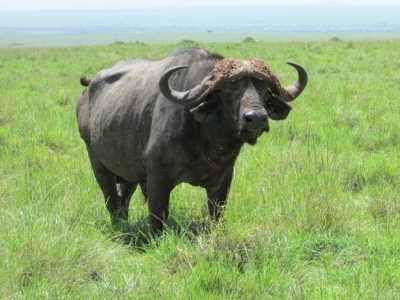
#> input picture Animal_Classification/Buffalo/Buffalo_100.jpg, 400 x 300 px; its folder holds only this picture in this run
$ jupyter execute --allow-errors PA2_Fahim.ipynb
#> lines starting #> are read from the running program, lines starting #| are printed output that depends on the picture
# Programming Assignment 2: Classification Task and Performance Evaluation

**Image dataset:** Animal_Classification (https://www.kaggle.com/datasets/ayushv322/animal-classification)

**Classes:** Buffalo, Elephant, Rhino, Zebra

**Assigned classifiers:** Naive Bayes, Neural Network, Random Forest

**GitHub Link:** https://github.com/mfshahriar/Data-Mining

## 1. Data Preparation

### Helpers (reused from PA1)

[cell 1]
from pathlib import Path

import numpy as np
from skimage import io, color, filters, exposure
from sklearn.model_selection import train_test_split
from sklearn.preprocessing import StandardScaler

DATA = Path.cwd() / "Animal_Classification"
CLASSES = ["Buffalo", "Elephant", "Rhino", "Zebra"]


def all_images(animal):
    return sorted((DATA / animal).glob("*.jpg"))

def load_gray(path):
    img = io.imread(path)
#> img is the input picture: shape (300, 400, 3); mean R, G, B 144.8, 167.6, 114.9
    return color.rgb2gray(img)
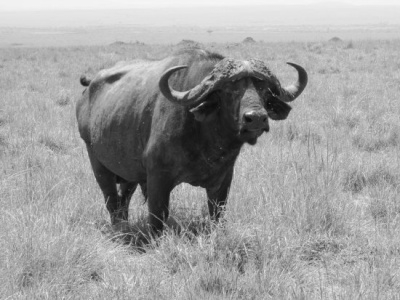
#> returned value: shape (300, 400) float64; min 0.0504, max 0.969, mean 0.623

def angle(dx, dy):
    return np.mod(np.arctan2(dy, dx), np.pi)
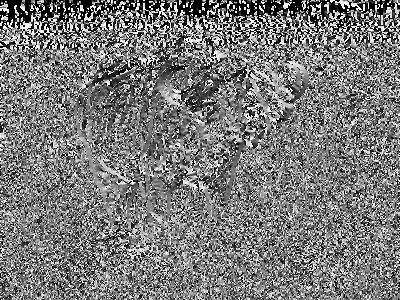
#> returned value: shape (300, 400) float64; min 0, max 3.14, mean 1.51; drawn with min black and max white

def edge_hist(gray):
    angles = angle(filters.sobel_h(gray), filters.sobel_v(gray))
    hist, _ = exposure.histogram(angles, nbins=36)
#> hist = 36 values, max 6540 at index 0, min 2695 at index 28, mean 3333.3
    return hist

### 1(a),(b) 36-D edge histograms

Using all images.

[cell 2]
CACHE = Path.cwd() / "pa2_edge_hist.npz"
# building histograms for 4000 images is slow, hence saving them once

if CACHE.exists():
    data = np.load(CACHE, allow_pickle=True)
    X = data["X"]
    y = data["y"]
    paths = data["paths"]
    #print("Cached Features ->", CACHE.name)
else:
    histograms, labels, paths = [], [], []
    for animal in CLASSES:
        for path in all_images(animal):
            histograms.append(edge_hist(load_gray(path)))
            labels.append(animal)
            paths.append(str(path))
        print("Finished", animal, ":", len(all_images(animal)), "images")
#> pass 2 of the loop `for animal in CLASSES:`:
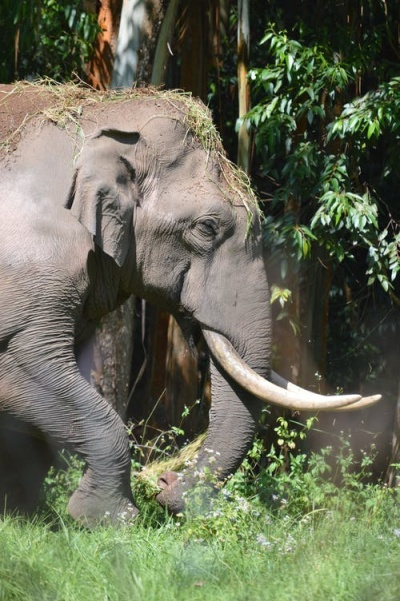
#> input picture Animal_Classification/Elephant/Elephant_10.jpg, 400 x 601 px
#> in load_gray, img is the input picture: shape (601, 400, 3); mean R, G, B 104.3, 108.6, 87.1
#> in load_gray (call 2), `return color.rgb2gray(img)`:
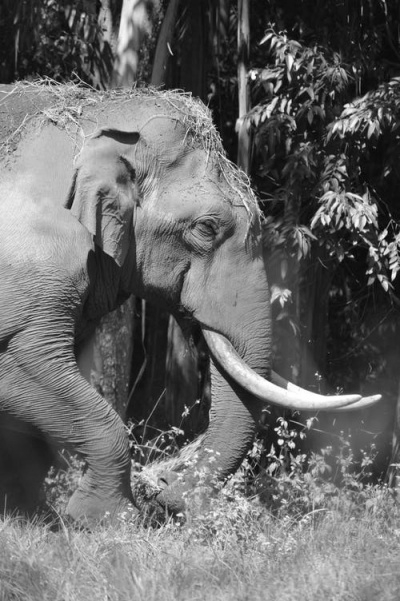
#> returned value: shape (601, 400) float64; min 0.0174, max 1, mean 0.416
#> in angle (call 2), `return np.mod(np.arctan2(dy, dx), np.pi)`:
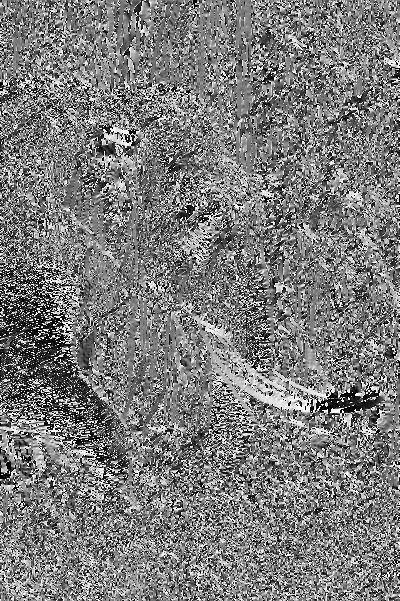
#> returned value: shape (601, 400) float64; min 0, max 3.14, mean 1.53; drawn with min black and max white
    X = np.array(histograms)
    y = np.array(labels)
    paths = np.array(paths)
    np.savez(CACHE, X=X, y=y, paths=paths)
    print("Saved features to", CACHE.name)

print("Number of images:", X.shape[0])
#| Number of images: 2
print("Number of classes:", len(CLASSES))
print("Images per class:")
for animal in CLASSES:
    print(" ", animal, ":", (y == animal).sum())
print("Feature dimensionality:", X.shape[1])
#| Feature dimensionality: 36

### 1(c) Stratified 80/20 train–test split

#> (a cell that did not finish here is left out)

### 1(d),(e) Standardization

[cell 4]
scaler = StandardScaler()

# learning mean/std from training data only
#> (the rest of this cell did not finish here and is left out)

Computing standardization using the entire dataset means computing the mean and standard deviation of test data as well. This means we are effectively leaking testing data distribution information into data preprocessing. Hence, the eventual trained model will have insight regarding test data, potentially getting better accuracy, which may not reflect real life.

## 2. Performance Comparison

Assigned methods: **Naive Bayes**, **Neural Network**, **Random Forest**.

### 2(a) Stratified 5-fold cross-validation on the training set

[cell 5]
from sklearn.model_selection import StratifiedKFold, cross_val_score
from sklearn.naive_bayes import GaussianNB
from sklearn.neural_network import MLPClassifier
from sklearn.ensemble import RandomForestClassifier
from sklearn.metrics import accuracy_score, f1_score, confusion_matrix, ConfusionMatrixDisplay
import matplotlib.pyplot as plt
import pandas as pd

models = {
    "Naive Bayes": GaussianNB(),
    "Neural Network": MLPClassifier(hidden_layer_sizes=(10, 10, 10), random_state=42),
    "Random Forest": RandomForestClassifier(random_state=32),
}

#### Stratified 5-fold CV on the training set

[cell 6]
cv = StratifiedKFold(n_splits=5, shuffle=True, random_state=45)

rows = []
#> (the rest of this cell did not finish here and is left out)

### 2(b) Which classifier to select based only on CV?

**Random Forest** has the highest mean validation accuracy (0.4559) and lowest std (0.0056). That is, it is the most accurate and potentially most stable model among all three. Hence I would choose Random forest.

### 2(c) Training on full training set

#### Train each model and score the test set

[cell 7]
test_preds = {}
rows = []

#> (the rest of this cell did not finish here and is left out)

#### Confusion matrices

[cell 8]
fig, axes = plt.subplots(1, 3, figsize=(16, 4))
fig.suptitle("Confusion matrices on the test set")

for ax, (name, pred) in zip(axes, test_preds.items()):
    cm = confusion_matrix(y_test, pred, labels=CLASSES)
    ConfusionMatrixDisplay(cm, display_labels=CLASSES).plot(
        ax=ax, colorbar=False, cmap="Blues"
    )
    ax.set_title(name)
    ax.tick_params(axis="x", rotation=45, labelsize=9)
    ax.tick_params(axis="y", labelsize=9)

plt.tight_layout()
plt.show()
